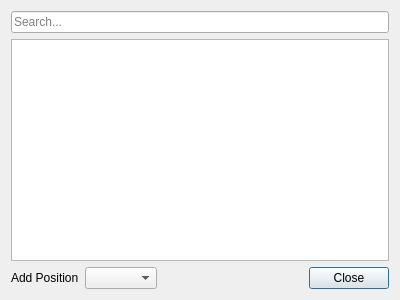
<?xml version="1.0" encoding="UTF-8"?>
<ui version="4.0">
 <class>DlgRegularSingers</class>
 <widget class="QDialog" name="DlgRegularSingers">
  <property name="geometry">
   <rect>
    <x>0</x>
    <y>0</y>
    <width>400</width>
    <height>300</height>
   </rect>
  </property>
  <property name="windowTitle">
   <string>Regular Singers</string>
  </property>
  <layout class="QVBoxLayout" name="verticalLayout">
   <item>
    <widget class="QLineEdit" name="lineEditSearch">
     <property name="placeholderText">
      <string>Search...</string>
     </property>
     <property name="clearButtonEnabled">
      <bool>true</bool>
     </property>
    </widget>
   </item>
   <item>
    <widget class="QTableView" name="tableViewRegulars">
     <property name="focusPolicy">
      <enum>Qt::ClickFocus</enum>
     </property>
     <property name="contextMenuPolicy">
      <enum>Qt::CustomContextMenu</enum>
     </property>
     <property name="editTriggers">
      <set>QAbstractItemView::NoEditTriggers</set>
     </property>
     <property name="alternatingRowColors">
      <bool>true</bool>
     </property>
     <property name="selectionMode">
      <enum>QAbstractItemView::SingleSelection</enum>
     </property>
     <property name="selectionBehavior">
      <enum>QAbstractItemView::SelectRows</enum>
     </property>
     <attribute name="horizontalHeaderCascadingSectionResizes">
      <bool>true</bool>
     </attribute>
     <attribute name="horizontalHeaderStretchLastSection">
      <bool>false</bool>
     </attribute>
     <attribute name="verticalHeaderVisible">
      <bool>false</bool>
     </attribute>
    </widget>
   </item>
   <item>
    <layout class="QHBoxLayout" name="horizontalLayout">
     <property name="topMargin">
      <number>0</number>
     </property>
     <item>
      <widget class="QLabel" name="label">
       <property name="text">
        <string>Add Position</string>
       </property>
      </widget>
     </item>
     <item>
      <widget class="QComboBox" name="comboBoxAddPos"/>
     </item>
     <item>
      <spacer name="horizontalSpacer">
       <property name="orientation">
        <enum>Qt::Horizontal</enum>
       </property>
       <property name="sizeHint" stdset="0">
        <size>
         <width>40</width>
         <height>20</height>
        </size>
       </property>
      </spacer>
     </item>
     <item>
      <widget class="QPushButton" name="btnClose">
       <property name="text">
        <string>Close</string>
       </property>
      </widget>
     </item>
    </layout>
   </item>
  </layout>
 </widget>
 <resources/>
 <connections/>
</ui>
